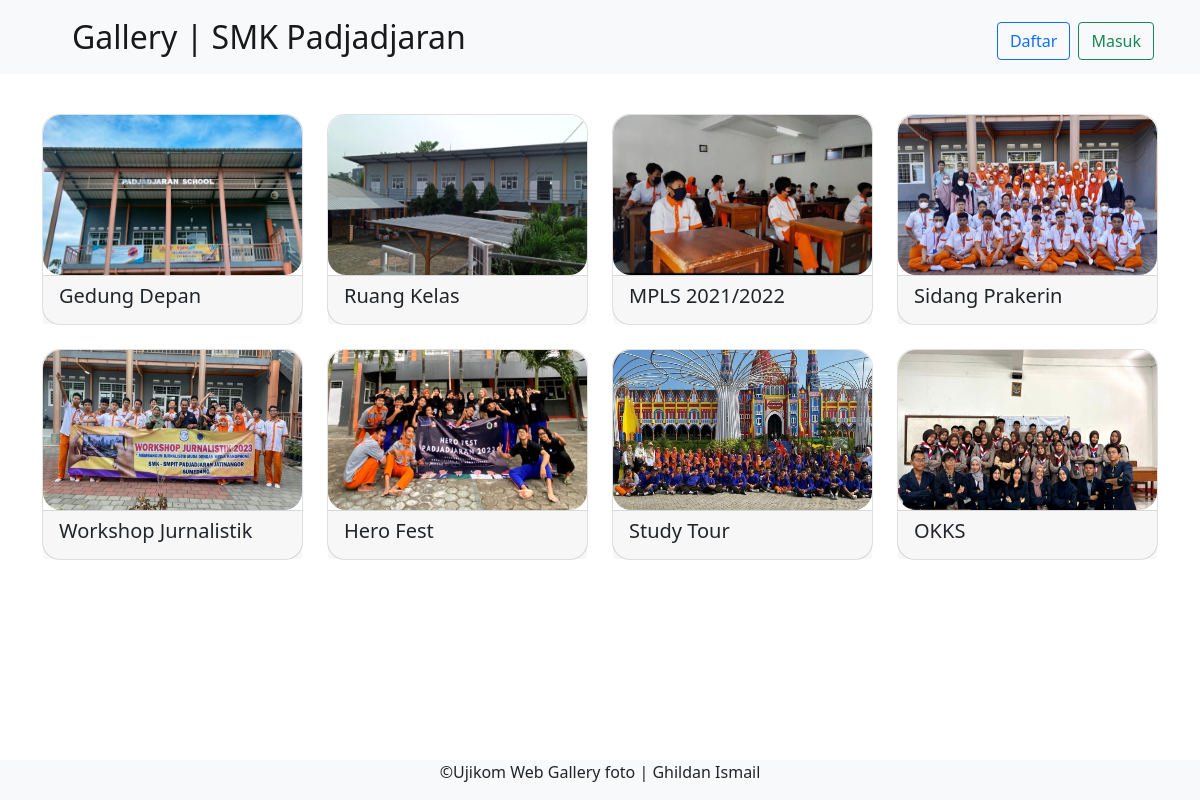
The page / on the database its author committed.
### tables this page shows
CREATE TABLE `foto` (
  `fotoid` int(11) NOT NULL,
  `judulfoto` varchar(255) NOT NULL,
  `deskripsifoto` text NOT NULL,
  `tanggalunggah` date NOT NULL,
  `lokasifile` varchar(255) NOT NULL,
  `albumid` int(11) NOT NULL,
  `userid` int(11) NOT NULL
);

### index.php (the view, shortened to what this page needs)
<?php
include 'config/koneksi.php';
?>
<!DOCTYPE html>
<html lang="en">
<head>
  <link rel="stylesheet" type="text/css" href="asset/css/bootstrap.min.css">
</head>
<body>
  <nav class="navbar navbar-expand-lg navbar-light bg-light">
    <div class="container">
      <a style="font-size: 200%; margin-left: 30px;" class="navbar-brand" href="index.php">Gallery | SMK Padjadjaran</a>
      <div class="collapse navbar-collapse mt-2" id="navbarNavAltMarkup">
        <a href="register.php" class="btn btn-outline-primary m-1">Daftar</a>
        <a href="login.php" class="btn btn-outline-success m-1">Masuk</a>
      </div>
    </div>
  </nav>
  <div class="container mt-3">
    <div class="row">
      <?php
      $query = mysqli_query($koneksi, "SELECT * FROM foto INNER JOIN user ON foto.userid=user.userid INNER JOIN album ON foto.albumid=album.albumid");
      while ($data = mysqli_fetch_array($query)) {
        ?>
        <div class="col-md-3 mt-4">
          <a type="button" data-bs-toggle="modal" data-bs-target="#zoom<?php echo $data['fotoid'] ?>">
            <div style="border-radius: 18px;" class="card">
              <img style="border-radius: 18px; height: 10rem;" src="asset/img/<?php echo $data['lokasifile'] ?>"
                class="card-img-top" title="<?php echo $data['judulfoto'] ?>">
              <div class="card-footer">
                <h5>
                  <?php echo $data['judulfoto'] ?>
                </h5>
              </div>
            </div>
          </a>
        </div>
      <?php } ?>
    </div>
  </div>
  <footer class="d-flex justify-content-center border-to mt-3 bg-light fixed-bottom">
    <p>&copy;Ujikom Web Gallery foto | Ghildan Ismail</p>
  </footer>
</body>
</html>

### rows shown on the page
foto: lokasifile (picture), judulfoto "Gedung Depan"
foto: lokasifile (picture), judulfoto "Ruang Kelas"
foto: lokasifile (picture), judulfoto "MPLS 2021/2022"
foto: lokasifile (picture), judulfoto "Sidang Prakerin"
foto: lokasifile (picture), judulfoto "Workshop Jurnalistik"
foto: lokasifile (picture), judulfoto "Hero Fest"
foto: lokasifile (picture), judulfoto "Study Tour"
foto: lokasifile (picture), judulfoto "OKKS"
